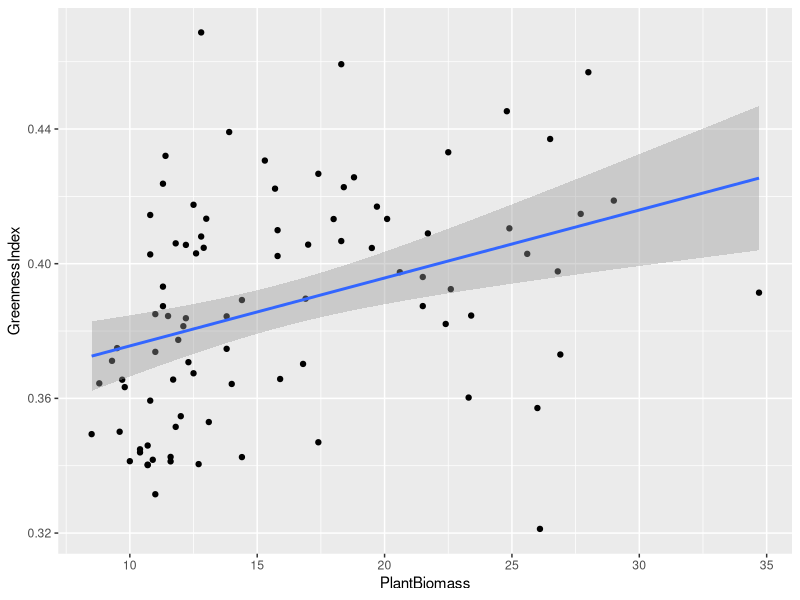

Source code (R): (Note: this script raises an error after producing the figure.)
# tidyverse for plots, readxl for Excel files, vegan for clustering, car for analyses

rm(list = ls()) # Cleaning the environment
# ctrl + L in console will clear everything
# in plot window click broom

library(readxl)
library(ggplot2)  # includes ggplot
library(gridExtra)
library(car)

FData <- read_excel("2.Data/FieldData.xlsx") 
VData <- read_excel("2.Data/VegetationData.xlsx")
# glimpse(FData) in console to see summary of datasheet
# ?cor.test in console to see explanation
FData$SoilTexture <- as.factor(FData$SoilTexture)  # Change the data type of a column
FData$AnimalActivity <- as.factor(FData$AnimalActivity)  # Change the data type of a column
FData$ThufurHollowNA <- as.factor(FData$ThufurHollowNA)  # Change the data type of a column





####################################################### scatter plots

########### greenness plant biomass
# TODO: maybe logarithmic transformation: test if residuals are normally distributed
#  couple it to plant cover
#  give all pictures with very bright condition different color dots in the graph
plot1 <- ggplot(data = FData, mapping = aes(y= GreennessIndex, x = PlantBiomass)) +
  geom_point() +
  geom_smooth(method = "lm")
plot1
ggsave(filename = "4.Results/Expl.Sctr.GreennessPlantBiomass.png",
       plot=plot1, width=8, height=6, dpi=300)
# t = 3.6812, df = 88, p-value = 0.0003998, cor 0.3652958, R^2 = 
cor.test(FData$PlantBiomass, FData$GreennessIndex, method = "pearson")


########### greenness vert. distance, plant biomass vert. distance
plot2 <- ggplot(data = FData, mapping = aes(y= GreennessIndex, x = VerticalWaterDistance)) +
  geom_point() +
  geom_smooth(method = "lm")
plot3 <- ggplot(data = FData, mapping = aes(y= PlantBiomass, x = VerticalWaterDistance)) +
  geom_point() +
  geom_smooth(method = "lm")
# Arrange the plots side by side
combinedPlot2.3 <- grid.arrange(plot2, plot3, ncol = 2)
ggsave(filename = "4.Results/Expl.Sctr.GreennessBiomassVertDist.png", 
       plot = combinedPlot2.3, width = 12, height = 6, dpi = 300)
# t = -2.6022, df = 88, p-value = 0.01087, cor = -0.2673051, R^2 = 
cor.test(FData$GreennessIndex, FData$VerticalWaterDistance, method = "pearson")
# t = -2.9032, df = 88, p-value = 0.004669, cor = -0.2956433, R^2 = 
cor.test(FData$PlantBiomass, FData$VerticalWaterDistance, method = "pearson")


########### greenness soil moisture, plant biomass soil moisture
plot4 <- ggplot(data = FData, mapping = aes(y= GreennessIndex, x = SoilMoistureAvrg)) +
  geom_point() +
  geom_smooth(method = "lm")
plot5 <- ggplot(data = FData, mapping = aes(y= PlantBiomass, x = SoilMoistureAvrg)) +
  geom_point() +
  geom_smooth(method = "lm")
# Arrange the plots side by side
combinedPlot4.5 <- grid.arrange(plot4, plot5, ncol = 2)
ggsave(filename = "4.Results/Expl.Sctr.GreennessBiomassMoisture.png", 
       plot = combinedPlot4.5, width = 12, height = 6, dpi = 300)
# t = 6.7812, df = 88, p-value = 1.315e-09, cor = 0.5858382, R^2 = 
cor.test(FData$GreennessIndex, FData$SoilMoistureAvrg, method = "pearson")
# t = 6.8378, df = 88, p-value = 1.016e-09, cor = 0.5890397, R^2 = 
cor.test(FData$PlantBiomass, FData$SoilMoistureAvrg, method = "pearson")


########### greenness pH, plant biomass pH
plot6 <- ggplot(data = FData, mapping = aes(y= GreennessIndex, x = pH)) +
  geom_point() +
  geom_smooth(method = "lm")
plot7 <- ggplot(data = FData, mapping = aes(y= PlantBiomass, x = pH)) +
  geom_point() +
  geom_smooth(method = "lm")
# Arrange the plots side by side
combinedPlot6.7 <- grid.arrange(plot6, plot7, ncol = 2)
ggsave(filename = "4.Results/Expl.Sctr.GreennessBiomasspH.png", 
       plot = combinedPlot6.7, width = 12, height = 6, dpi = 300)
# t = -6.0753, df = 87, p-value = 3.178e-08, cor = -0.5457774, R^2 = 
cor.test(FData$GreennessIndex, FData$pH, method = "pearson")
# t = -3.48, df = 87, p-value = 0.0007859, cor = -0.3495585, R^2 = 
cor.test(FData$PlantBiomass, FData$pH, method = "pearson")


########### greenness EC, plant biomass EC
plot8 <- ggplot(data = FData, mapping = aes(y= GreennessIndex, x = EC)) +
  geom_point() +
  geom_smooth(method = "lm")
plot9 <- ggplot(data = FData, mapping = aes(y= PlantBiomass, x = EC)) +
  geom_point() +
  geom_smooth(method = "lm")
# Arrange the plots side by side
combinedPlot8.9 <- grid.arrange(plot8, plot9, ncol = 2)
ggsave(filename = "4.Results/Expl.Sctr.GreennessBiomassEC.png", 
       plot = combinedPlot8.9, width = 12, height = 6, dpi = 300)
# t = -3.4891, df = 87, p-value = 0.000763, cor = -0.3503567, R^2 = 
cor.test(FData$GreennessIndex, FData$EC, method = "pearson")
# t = -1.4104, df = 87, p-value = 0.162, cor = -0.1495116 , R^2 = 
cor.test(FData$PlantBiomass, FData$EC, method = "pearson")


########### greenness salinity, plant biomass salinity
plot10 <- ggplot(data = FData, mapping = aes(y= GreennessIndex, x = SalinityAdjusted)) +
  geom_point() +
  geom_smooth(method = "lm")
plot11 <- ggplot(data = FData, mapping = aes(y= PlantBiomass, x = SalinityAdjusted)) +
  geom_point() +
  geom_smooth(method = "lm")
# Arrange the plots side by side
combinedPlot10.11 <- grid.arrange(plot10, plot11, ncol = 2)
ggsave(filename = "4.Results/Expl.Sctr.GreennessBiomassSalinity.png", 
       plot = combinedPlot10.11, width = 12, height = 6, dpi = 300)
# t = -3.9969, df = 87, p-value = 0.0001341, cor = -0.3938753, R^2 = 
cor.test(FData$GreennessIndex, FData$SalinityAdjusted, method = "pearson")
# t = -1.8175, df = 87, p-value = 0.07258, cor = -0.1912598, R^2 = 
cor.test(FData$PlantBiomass, FData$SalinityAdjusted, method = "pearson")


########### greenness bulk density, plant biomass bulk density
plot12 <- ggplot(data = FData, mapping = aes(y= GreennessIndex, x = BulkDensityIncRoots)) +
  geom_point() +
  geom_smooth(method = "lm")
plot13 <- ggplot(data = FData, mapping = aes(y= PlantBiomass, x = BulkDensityIncRoots)) +
  geom_point() +
  geom_smooth(method = "lm")
# Arrange the plots side by side
combinedPlot12.13 <- grid.arrange(plot12, plot13, ncol = 2)
ggsave(filename = "4.Results/Expl.Sctr.GreennessBiomassBulkDensity.png", 
       plot = combinedPlot12.13, width = 12, height = 6, dpi = 300)
# t = -7.9333, df = 87, p-value = 6.761e-12, cor = -0.6478856, R^2 = 
cor.test(FData$GreennessIndex, FData$BulkDensityIncRoots, method = "pearson")
# t = -3.9533, df = 87, p-value = 0.0001565, cor = -0.3902383, R^2 = 
cor.test(FData$PlantBiomass, FData$BulkDensityIncRoots, method = "pearson")


########### greenness lightness, plant biomass lightness
plot14 <- ggplot(data = FData, mapping = aes(y= GreennessIndex, x = SoilLightness)) +
  geom_point() +
  geom_smooth(method = "lm")
plot15 <- ggplot(data = FData, mapping = aes(y= PlantBiomass, x = SoilLightness)) +
  geom_point() +
  geom_smooth(method = "lm")
# Arrange the plots side by side
combinedPlot14.15 <- grid.arrange(plot14, plot15, ncol = 2)
ggsave(filename = "4.Results/Expl.Sctr.GreennessBiomassSoilLightness.png", 
       plot = combinedPlot14.15, width = 12, height = 6, dpi = 300)
# t = -5.5626, df = 87, p-value = 2.884e-07, cor = -0.5122055 , R^2 = 
cor.test(FData$GreennessIndex, FData$SoilLightness, method = "pearson")
# t = -2.8612, df = 87, p-value = 0.005284, cor = -0.2932669, R^2 = 
cor.test(FData$PlantBiomass, FData$SoilLightness, method = "pearson")




########### Vert. distance water soil moisture
plot1 <- ggplot(data = FData, mapping = aes(y= VerticalWaterDistance, x = SoilMoistureAvrg)) +
  geom_point() +
  geom_smooth(method = "lm")
plot1
ggsave(filename = "4.Results/Expl.Sctr.VertDistWaterSoilMoisture.png",
       plot=plot1, width=8, height=6, dpi=300)


########### Salinity EC
plot1 <- ggplot(data = FData, mapping = aes(y= SalinityAdjusted, x = EC)) +
  geom_point() +
  geom_smooth(method = "lm")
plot1
ggsave(filename = "4.Results/Expl.Sctr.SalinityEC.png",
       plot=plot1, width=8, height=6, dpi=300)
# t = 48.498, df = 87, p-value < 2.2e-16, cor = 0.982003 
cor.test(FData$SalinityAdjusted, FData$EC, method = "pearson")


########### Salinity pH
plot1 <- ggplot(data = FData, mapping = aes(y= SalinityAdjusted, x = pH)) +
  geom_point() +
  geom_smooth(method = "lm")
plot1
ggsave(filename = "4.Results/Expl.Sctr.SalinitypH.png",
       plot=plot1, width=8, height=6, dpi=300)





####################################################### box plots

########### greenness animal activity, plant biomass animal activity
plot16 <- ggplot(data = FData, mapping = aes(y= GreennessIndex, x = AnimalActivity)) +
  geom_boxplot()
plot17 <- ggplot(data = FData, mapping = aes(y= PlantBiomass, x = AnimalActivity)) +
  geom_boxplot()
# Arrange the plots side by side
combinedPlot16.17 <- grid.arrange(plot16, plot17, ncol = 2)
ggsave(filename = "4.Results/Expl.Box.GreennessBiomassAnimalAct.png", 
       plot = combinedPlot16.17, width = 12, height = 6, dpi = 300)


########### greenness thufur/hollow, plant biomass thufur/hollow
plot18 <- ggplot(data = FData, mapping = aes(y= GreennessIndex, x = ThufurHollowNA)) +
  geom_boxplot()
plot19 <- ggplot(data = FData, mapping = aes(y= PlantBiomass, x = ThufurHollowNA)) +
  geom_boxplot()
# Arrange the plots side by side
combinedPlot18.19 <- grid.arrange(plot18, plot19, ncol = 2)
ggsave(filename = "4.Results/Expl.Box.GreennessBiomassThufurHollow.png", 
       plot = combinedPlot18.19, width = 12, height = 6, dpi = 300)

